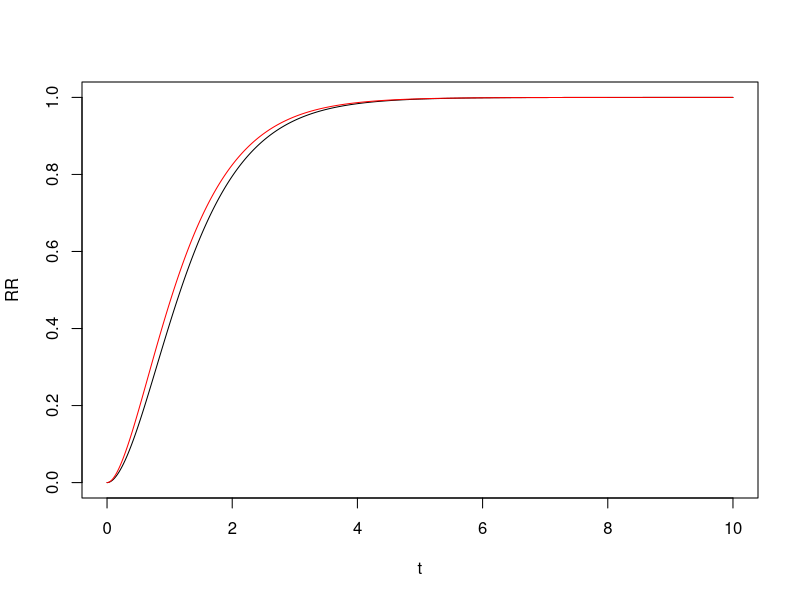
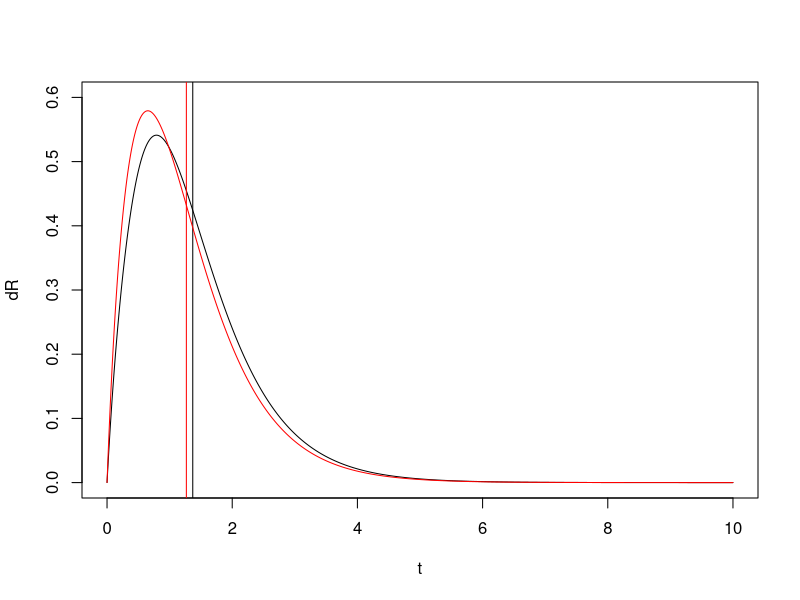

These charts were generated, in order, by the following R code:
# Waiting Times
TF = 6/24 # 30 minutes
TB = 3/24   # 3 hours
TR = 18/24  # 18 hours
TL = 6/24 # 30 minutes
TO = 3/24   # 1 hour

# Transitions out of F
PFF = .15
PFB = .83/(1-PFF)
PFD = 1-PFB

tF = TF/(1-PFF)
rF = 1/tF

# Transitions out of B
PBB = .05
PBF = .15/(1-PBB)
PBR = .75/(1-PBB)
PBD = 1-PBF-PBR
tB = TB/(1-PBB)
rB = 1/tB

#Transitions out of L
PLL = .15
PLO = .83/(1-PLL)
PLD = 1-PLO
tL = TL/(1-PLL)
rL = 1/tL

#Transitions out of O
POO = .05
POL = .15/(1-POO)
POB = .3/(1-POO)
POF = .45/(1-POO)
POD = 1-POL-POB-POF
tO = TO/(1-POO)
rO = 1/tO

#Transitions out of R
PRR = 0
PRF = .05/(1-PRR)
PRB = .2/(1-PRR)
PRL = .4/(1-PRR)
PRO = .35/(1-PRR)
PRD = 1-PRF-PRB-PRL-PRO
tR = TR/(1-PRR)
rR = 1/tR

########### Infinitesimal Generator for Single Feeding Cycle, QI ###################

QI = matrix(c(-rR,0,0,0,0,0,rR*PRF,-rF,rB*PBF,0,rO*POF,0,rR*PRB,rF*PFB,-rB,0,rO*POB,0,rR*PRL,0,0,-rL,rO*POL,0,rR*PRO,0,0,rL*PLO,-rO,0,0,0,rB*PBR,0,0,0),nrow=6)

## define time vector, initial condition
dt = 10^-4
tfin = 10
t = seq(0,tfin,dt)
R = 0*t
R[1] = 0
D = 0*t
D[1] = 0
v0 = c(1,0,0,0,0,0)

## compute single matrix exponential; iterate by multiplying by this "time step" matrix 
## using semigroup property, ie exp(Q*(t+dt)) = exp(Q*t)*exp(Q*dt)

Qexp = expm::expm(QI*dt)
Q = Qexp
for(i in 2:length(t)){
  temp = v0%*%Q
  R[i] = temp[6]
  D[i] = 1-sum(temp)
  Q = Q%*%Qexp
}
PP = R[length(R)]
RR = R/PP
plot(t,RR,type="l")
TT = sum(1-RR)*dt
TD = sum(1-D/(1-PP))*dt

lines(t,D/(1-PP),type="l",col="red")

dR = 0*R
dD = 0*D
for(i in 1:(length(R)-1)){
  dR[i] = (R[i+1]-R[i])/dt/PP
  dD[i] = (D[i+1]-D[i])/dt/(1-PP)
}
plot(t,dR,type="l", ylim=c(0,.6))
abline(v = TT)
lines(t,dD,type="l",col="red")
abline(v = TD,col="red")
